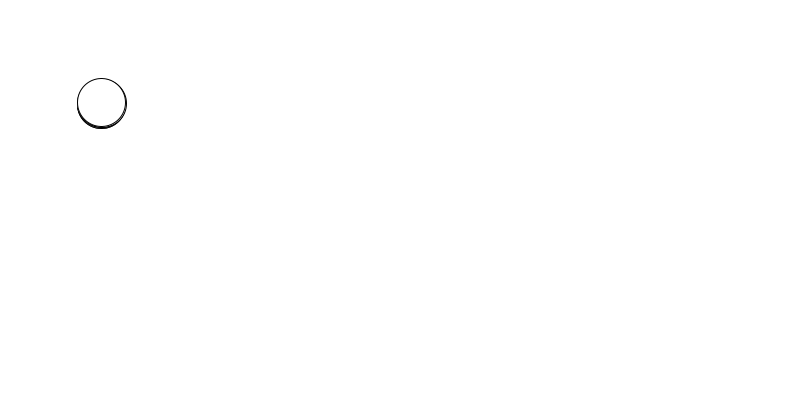
Frame 1 (no input)
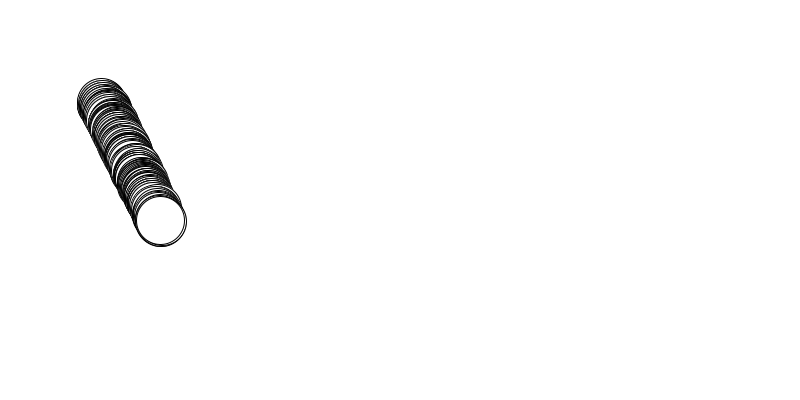
Frame 60 (the mouse pressed at the canvas centre just before this capture)
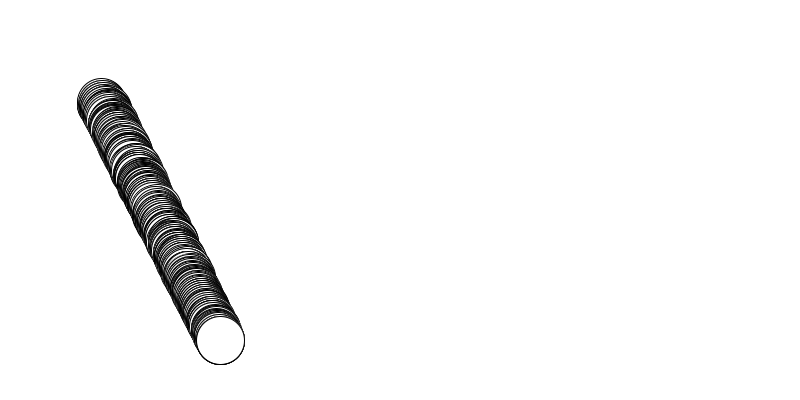
Frame 120 (the mouse held since frame 60 and released just before this capture)

The Processing sketch that drew these frames (run headless with seeded random() and noise(); from frame 60 on, the mouse is pressed at the canvas centre):

// Processing sketch: caminante
// ── caminante.pde
float x = 100;
float y = 100;
int[] bolas;
float xspeed = 1;
float yspeed = 2;

void setup() {
  size(800, 400);
  smooth();
  bolas = new int[5];
  background(255);
}

void draw() {
  

  int index = int(random(bolas.length));

  bolas[index]++;

  x = x + xspeed;
  y = y + yspeed;

  for (int z = 0; z < bolas.length; z++) { 
    
    ellipse(x +random(0, index), y +random(0, index), 48, 48);
  }
  if ((x > width) || (x < 0)) {
    xspeed = xspeed * -1;
  }
  if ((y > height) || (y < 0)) {
    yspeed = yspeed * -1;
  }
}
